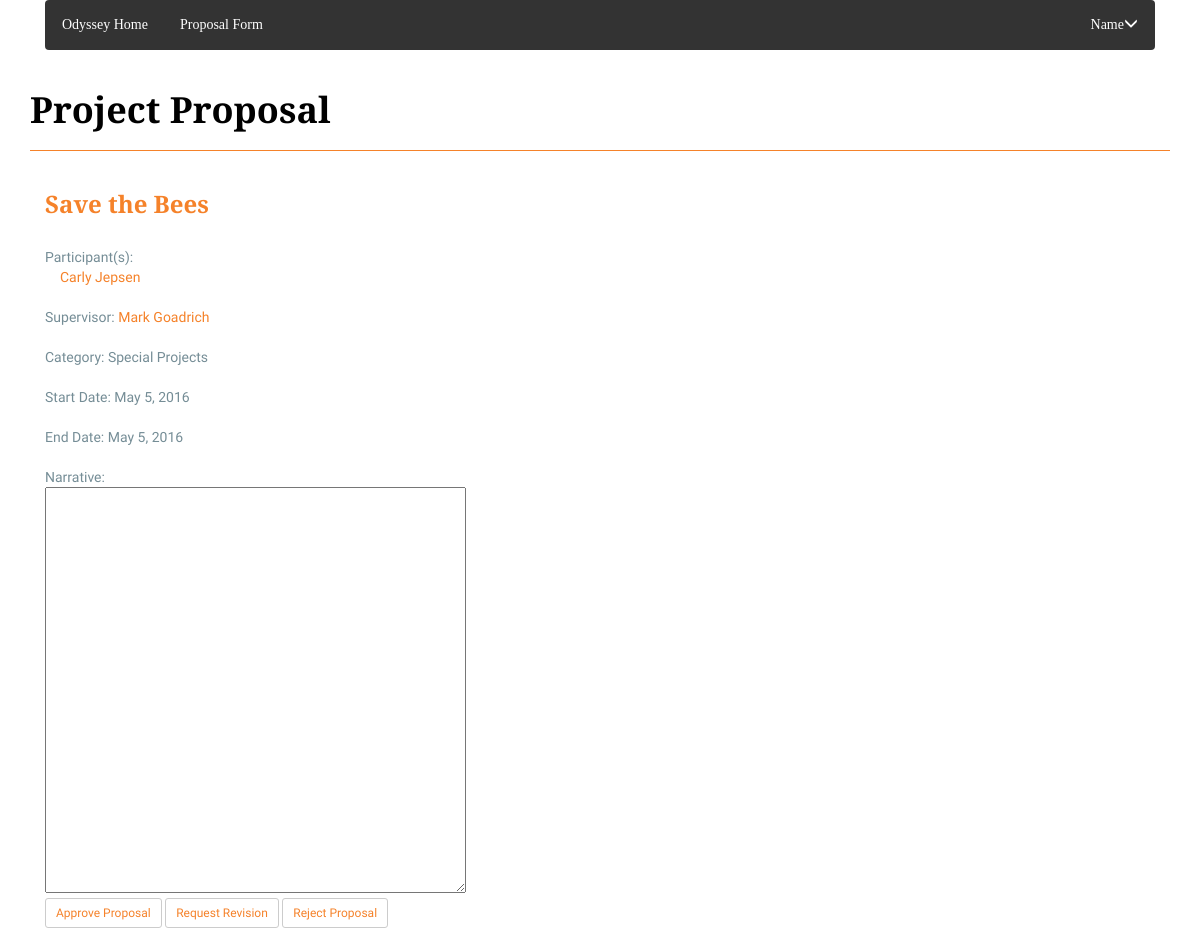
/odyssey/office/review-proposal/78/, run on the app's committed database.
### projects/models.py (models this page shows, shortened)
class Project(models.Model):
    title = models.CharField(max_length=200)
    category = models.CharField(max_length=20)
    advisor = models.ForeignKey(User, on_delete=models.CASCADE)
    status = models.CharField(max_length=60)
    start_date = models.DateField('start date')
    end_date = models.DateField('end date')
    update_date = models.DateField('updated on')

class ProjectGroup(models.Model):
    student = models.ForeignKey(User, on_delete=models.CASCADE)
    project = models.ForeignKey(Project, on_delete=models.CASCADE)
    class Meta:
        unique_together = (("student", "project"),)

class Proposal(models.Model):
    project_id = models.OneToOneField(Project, on_delete=models.CASCADE, primary_key=True)
    narrative = models.TextField()
    created_date = models.DateField('created on')
    status = models.CharField(max_length=60)
    updated_date = models.DateField('updated on')

### projects/views.py (the view)
def odyReviewProposal(request, project_id):
    project = get_object_or_404(Project, pk=project_id)
    grp = ProjectGroup.objects.filter(project=project)
    narrative = get_object_or_404(Proposal, project_id=project).narrative
    return render(request, 'projects/odysseyproposal.html',
                  {'project':project, 'group':grp,
                   'narrative':narrative})

### projects/templates/projects/odysseyproposal.html (shortened to what this page needs)
{% extends "projects/base.html" %}
{% block header %}Project Proposal{% endblock %}
{% block content %}
<div class="container">
    <h3>{{project.title}}</h3>
    <div>
        <br>
        Participant(s): <br>
        <div class="container">
            {% for s in group %}
            <a href="mailto:{{s.student.email}}?Subject=Odyssey%20Project: {{project.title}}" target="_top">{{s.student.first_name}} {{s.student.last_name}}</a><br>
            {% endfor %}
        </div>
        <br>
        Supervisor: <a href="mailto:{{project.advisor.email}}?Subject=Odyssey%20Project: {{project.title}}" target="_top" id="SupEmail">{{project.advisor.first_name}} {{project.advisor.last_name}}</a><br><br>
        Category:   {{ project.category }}
        <br><br>
        Start Date: {{ project.start_date }}
        <br><br>
        End Date: {{ project.end_date }}
        <br><br>
        Narrative:
        <br>
        <textarea rows="20" cols="50" id="narrative" placeholder="Here is an example narrative."  readonly>
            {{project.proposal.narrative}}
        </textarea>
        <br>
        <form action="{% url 'projects:odyapp' project.id %}" method="POST" enctype="multipart/form-data">
        <input type="submit" name="approve" class="btn btn-default btn-sm" value="Approve Proposal">
        <input type="submit" name="approve" class="btn btn-default btn-sm" value="Request Revision">
        <input type="submit" name="approve" class="btn btn-default btn-sm" value="Reject Proposal">
        </form>
    </div>
</div>
{% load static from staticfiles %}
{% endblock %}

### projects/static/projects/style.css (style rules this page uses)
body { font-family: 'Merriweather Sans', sans-serif; padding-bottom: 10px; }
h3 { font-family: 'Merriweather', serif; color: #f5822a; font-weight: 700; }
a { color: #f5822a; }
.btn { color: #f5822a; }

### projects/static/projects/timeline.css (style rules this page uses)
html, body { width: 100% !important ; height: 100% !important ; display: block !important ; justify-content: center !important ; font-family: "Titillium Web", sans serif; color: #758D96 !important ; }

### data on the page
Project: title "Save the Bees", advisor.first_name "Mark", advisor.last_name "Goadrich", category "Special Projects", start_date "May 5, 2016", end_date "May 5, 2016"
ProjectGroup: student.first_name "Carly", student.last_name "Jepsen"
